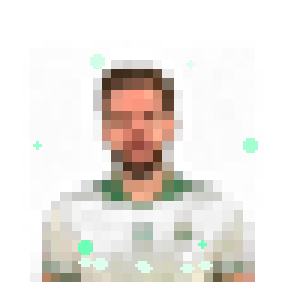
#> input picture assets/characters/niko/focus/01.png, 96 x 96 px (shown 3 times larger)
$ python -i make_character.py   (imports and definitions only)
#> lines starting #> are read from the running program, lines starting #| are printed output that depends on the picture
"""
修仙桌宠 - 自定义角色制作脚本
用一张照片自动生成 idle / focus / sleep 三组动画帧，
输出到 assets/characters/<name>/ ，运行时可在游戏内点击「切换形象」按钮循环使用。

用法:
    python make_character.py --source 照片.jpg --name 道长
    python make_character.py --source 全身照.jpg --name 剑仙 --crop full --sleep-pose sit
    python make_character.py --source 新照片.jpg --name 道长 --state focus --force  # R-12 单态替换
    python make_character.py                       # 交互模式

依赖:
    pip install pillow

说明:
    --crop upper   只取上半身（默认，证件照/半身像用）
    --crop full    保留全身（等比缩放，建议用纵向全身照）
    --crop square  居中裁最大正方形（不丢内容）
    --sleep-pose drift  默认走火入魔（歪头 + 漂浮 + ZZZ）
    --sleep-pose sit    盘腿打坐睡（蒲团 + 歪头 + 呼吸 + ZZZ）
    --state idle/focus/sleep/all  仅生成指定状态帧（默认 all）
    --no-preview                  跳过 preview.png 拼接大图（默认会输出）
"""

import argparse
import math
import os
import re
import sys

try:
    from PIL import Image, ImageDraw
except ImportError:
    print("[错误] 缺少 Pillow，请先执行: pip install pillow")
    sys.exit(1)


# ─── 配置 ──────────────────────────────────────────────────────────────────────
SPRITE_SIZE = 96
PIXEL_SCALE = 4
IDLE_FRAMES = 6
FOCUS_FRAMES = 8
SLEEP_FRAMES = 6
ROOT = os.path.dirname(os.path.abspath(__file__))
CHARACTERS_DIR = os.path.join(ROOT, "assets", "characters")
RESERVED_NAMES = {"default", "generated"}  # 与游戏内置约定冲突，禁止使用


# ─── 图像处理 ─────────────────────────────────────────────────────────────────
def load_and_prepare(path: str, crop_mode: str = "upper") -> Image.Image:
    """加载图片 → 按 crop_mode 裁剪为正方形 → 抠浅色背景。

    crop_mode:
      upper  取上半身（正方形 = min(w, h*0.7)）
      square 居中裁最大正方形
      full   保留全身：等比贴到 max(w,h) 透明正方形画布上
    """
#> called with path = 'assets/characters/niko/focus/01.png', crop_mode = 'upper'
    img = Image.open(path).convert("RGBA")
#> img is the input picture: PIL image 96x96 RGBA; mean R, G, B, A 55.4, 52.1, 45.4, 55.8
    w, h = img.size
#> w = 96; h = 96
    if crop_mode == "upper":
        crop_size = min(w, int(h * 0.7))
#> crop_size = 67
        left = (w - crop_size) // 2
#> left = 14
        img = img.crop((left, 0, left + crop_size, crop_size))
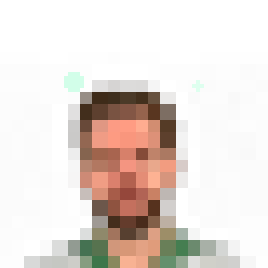
#> img: PIL image 67x67 RGBA (shown 4 times larger); mean R, G, B, A 53.5, 44.1, 37.3, 62.2; transparent parts drawn white
    elif crop_mode == "square":
        crop_size = min(w, h)
        left = (w - crop_size) // 2
        top = (h - crop_size) // 2
        img = img.crop((left, top, left + crop_size, top + crop_size))
    elif crop_mode == "full":
        side = max(w, h)
        canvas = Image.new("RGBA", (side, side), (0, 0, 0, 0))
        canvas.paste(img, ((side - w) // 2, (side - h) // 2), img)
        img = canvas
    else:
        raise ValueError("crop 必须是 upper / full / square 之一，当前: %s" % crop_mode)
    return remove_light_background(img, threshold=230)


def remove_light_background(img: Image.Image, threshold: int = 200) -> Image.Image:
    """亮度高于阈值的像素 → 渐变透明。"""
#> called with threshold = 230
    data = img.getdata()
    new_data = []
    for r, g, b, a in data:
        brightness = (r + g + b) / 3
        if brightness > threshold:
            fade = max(0, min(255, int((brightness - threshold) / max(1, 255 - threshold) * 255)))
            new_data.append((r, g, b, 255 - fade))
        else:
            new_data.append((r, g, b, a))
#> after the loop, new_data = 4489 items, first 6: (0, 0, 0, 0), (0, 0, 0, 0), (0, 0, 0, 0), (0, 0, 0, 0), (0, 0, 0, 0), (0, 0, 0, 0)
    img.putdata(new_data)
    return img


# [286 lines left out: functions to_sprite, generate_idle_frames, generate_focus_frames, generate_sleep_sit_frames, generate_sleep_frames, build_preview and 4 more, not called in this run]


# [2 lines not run here, left out]

>>> result = load_and_prepare('assets/characters/niko/focus/01.png')

$ run again, on assets/characters/niko/idle/02.png
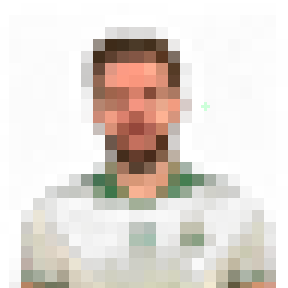
#> input picture assets/characters/niko/idle/02.png, 96 x 96 px (shown 3 times larger)
#> in load_and_prepare, img is the input picture: PIL image 96x96 RGBA; mean R, G, B, A 75.9, 68.3, 60.4, 76.1
#> in load_and_prepare, `img = img.crop((left, 0, left + crop_size, crop_size))`:
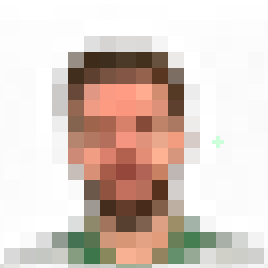
#> img: PIL image 67x67 RGBA (shown 4 times larger); mean R, G, B, A 73.1, 58, 48.8, 90.2; transparent parts drawn white
#> the loop in remove_light_background, `for r, g, b, a in data:` made 4489 passes
#> brightness on passes 1 to 3: 0, 0, 0
#> after the loop in remove_light_background, `for r, g, b, a in data:`: new_data = 4489 items, first 6: (0, 0, 0, 0), (0, 0, 0, 0), (0, 0, 0, 0), (0, 0, 0, 0), (0, 0, 0, 0), (0, 0, 0, 0)

$ run again, on assets/characters/niko/sleep/01.png
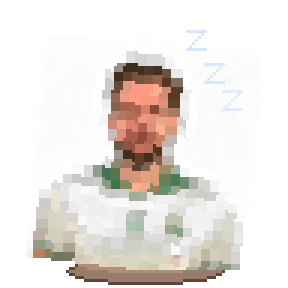
#> input picture assets/characters/niko/sleep/01.png, 96 x 96 px (shown 3 times larger)
#> in load_and_prepare, img is the input picture: PIL image 96x96 RGBA; mean R, G, B, A 54.4, 48.6, 43, 56.6
#> in load_and_prepare, `img = img.crop((left, 0, left + crop_size, crop_size))`:
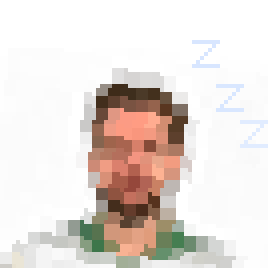
#> img: PIL image 67x67 RGBA (shown 4 times larger); mean R, G, B, A 55.8, 46.8, 41, 61.6; transparent parts drawn white
#> after the loop in remove_light_background, `for r, g, b, a in data:`: new_data = 4489 items, first 6: (0, 0, 0, 0), (0, 0, 0, 0), (0, 0, 0, 0), (0, 0, 0, 0), (0, 0, 0, 0), (0, 0, 0, 0)
